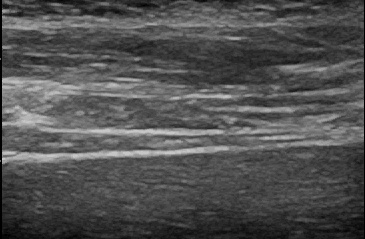
#> input picture usimage.png, 365 x 239 px
$ python pccorrtest.py
#> lines starting #> are read from the running program, lines starting #| are printed output that depends on the picture

import numpy as np
import matplotlib.pyplot as plt


import imageio

from scipy.stats import pearsonr

im = np.array(imageio.imread("usimage.png"),'float')
#> im: shape (239, 365) float64; min 0, max 204, mean 80.8

refImage = im[5:,:]
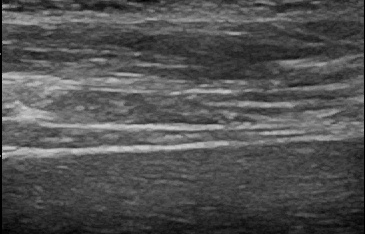
#> refImage: shape (234, 365) float64; min 0, max 204, mean 81.4
curImage = im[:-5,:]
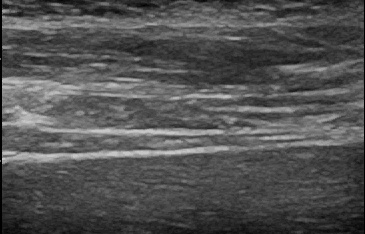
#> curImage: shape (234, 365) float64; min 0, max 204, mean 81.9


w2 = 5
h2 = 30

c = (140,100)

region = slice(c[0]-h2,c[0]+h2),slice(c[1]-w2,c[1]+w2)

referencePatch = refImage[region]

if(1):
  fig,ax = plt.subplots(3,figsize = [15,9])
  ax[0].imshow(refImage)
  ax[1].imshow(curImage)
  ax[2].imshow(referencePatch)
  plt.show()
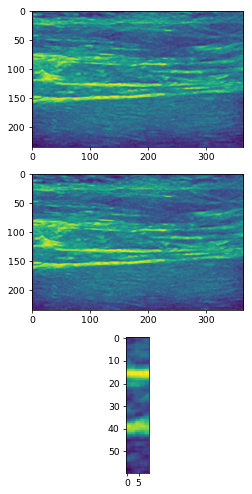
#> figure drawn by matplotlib, 3 panels


if():
  im2 = im.copy()
  im2[region] = im2[region]*2
  plt.imshow(im2)


czRange = np.arange(100,200)

measure = np.zeros(czRange.shape)

for i,cz in enumerate(czRange):
  candidateRegion = slice(cz-h2,cz+h2),slice(c[1]-w2,c[1]+w2)
  candidatePatch = curImage[candidateRegion]


  # pearson's correlation
  measure[i] = pearsonr(referencePatch.reshape(referencePatch.size),candidatePatch.reshape(candidatePatch.size))[0]


  # SSD measure
  #measure[i] = np.sum((patch-candidatePatch)**2)


  plt.show()
  if(1):
    im2 = im.copy()
    im2[candidateRegion] = im2[candidateRegion]*2
    plt.imshow(im2)
    plt.show()
#> this loop made 100 passes
#> pass 1, `plt.show()`:
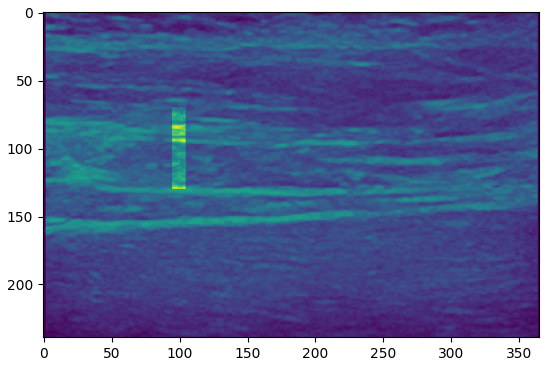
#> figure drawn by matplotlib, 1 panel
#> after the loop, measure = 100 values, max 1 at index 45, min -0.397 at index 14, mean 0.0536


result = czRange[np.argmax(measure)]
#> result = 145
print(result)
#| 145
plt.plot(czRange,measure)
plt.xlabel("z")
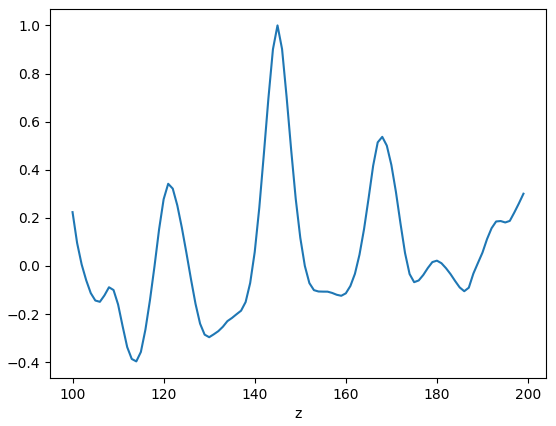
#> figure drawn by matplotlib, 1 panel; curve peaks at x = 145, y = 1
